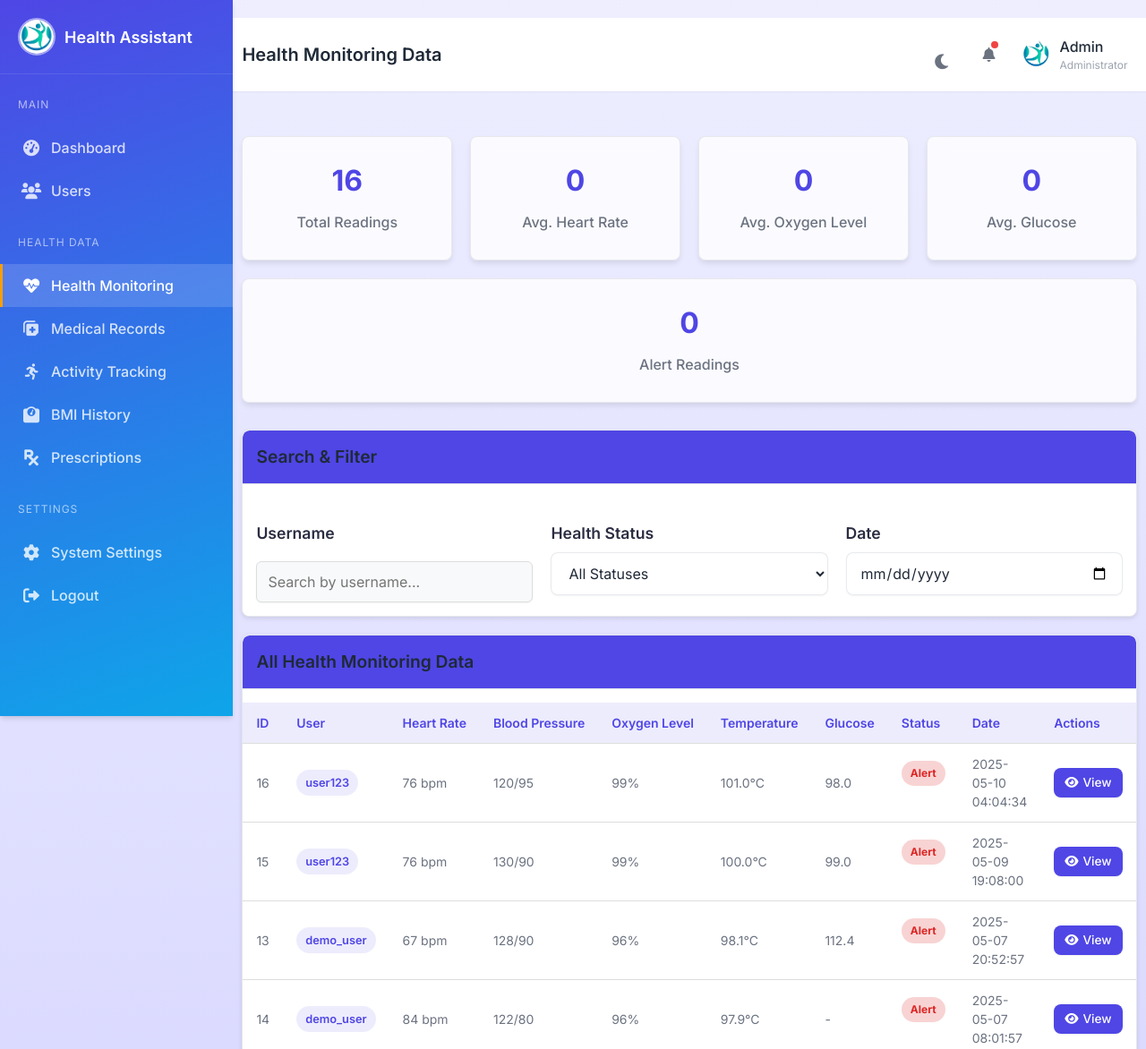
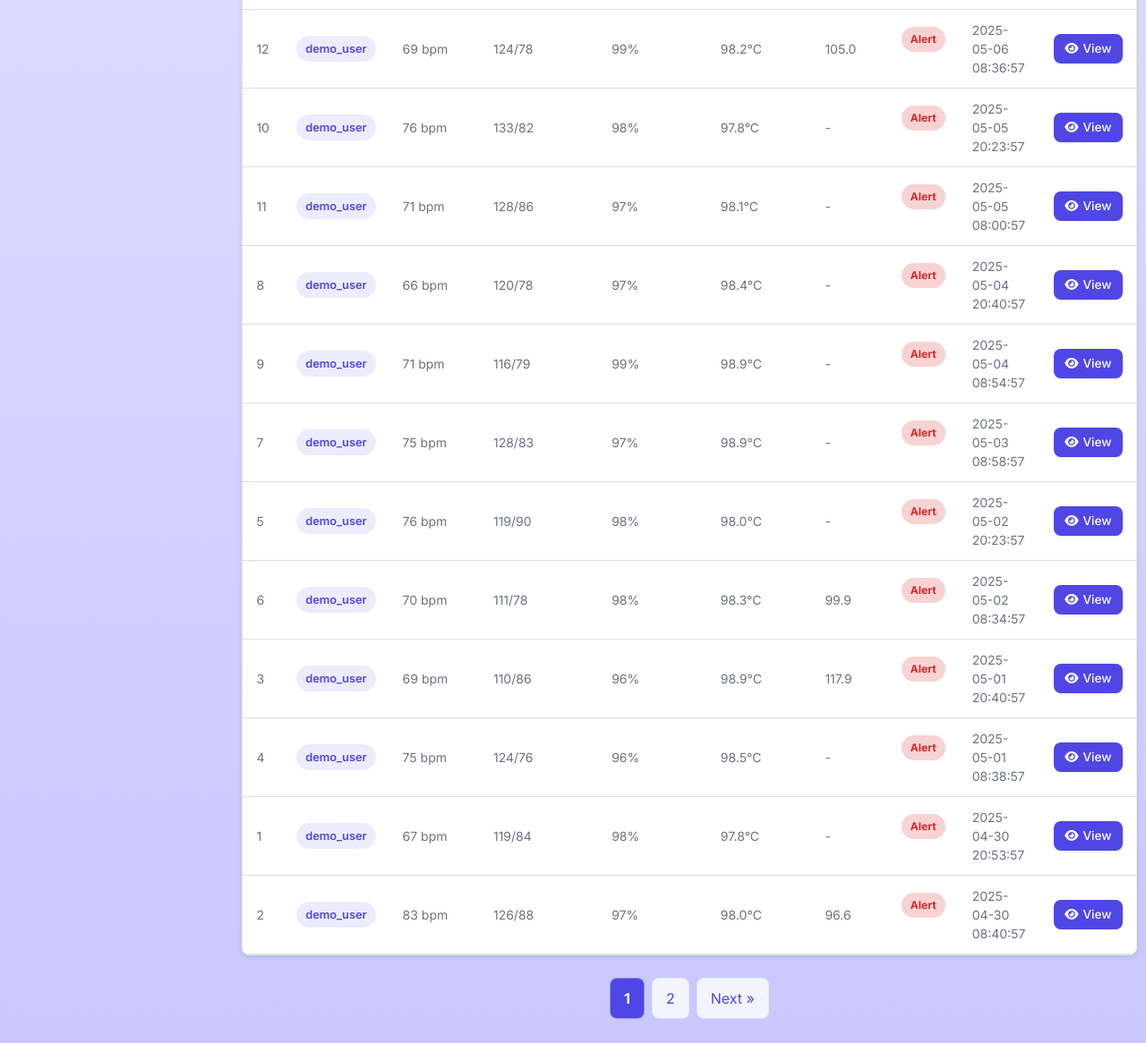
Page /health-monitoring (signed in) on the committed database (2 pictures, top to bottom).
### tables this page shows
CREATE TABLE health_monitoring (
    id INTEGER PRIMARY KEY AUTOINCREMENT,
    user_id INTEGER NOT NULL,
    heart_rate INTEGER,
    blood_pressure TEXT,  -- Stored as JSON with systolic and diastolic values
    oxygen_level INTEGER,
    body_temperature REAL,
    glucose_level REAL,
    cholesterol_level REAL,
    stress_level INTEGER,  -- Scale from 1-10
    sleep_hours REAL,
    notes TEXT,
    created_at DATETIME DEFAULT CURRENT_TIMESTAMP,
    FOREIGN KEY (user_id) REFERENCES users(id)
);

CREATE TABLE users (
    id INTEGER PRIMARY KEY AUTOINCREMENT,
    username TEXT UNIQUE NOT NULL,
    email TEXT UNIQUE NOT NULL,
    password_hash TEXT NOT NULL,
    first_name TEXT,
    last_name TEXT,
    date_of_birth DATE,
    gender TEXT,
    height REAL,  -- in cm
    weight REAL,  -- in kg
    blood_type TEXT,
    emergency_contact TEXT,
    emergency_phone TEXT,
    medical_conditions TEXT,  -- stored as JSON array
    allergies TEXT,  -- stored as JSON array
    created_at DATETIME DEFAULT CURRENT_TIMESTAMP,
    last_login DATETIME
, is_admin BOOLEAN DEFAULT 0);

### admin_direct_access.py (the view, shortened to what this page needs)
@app.route('/health-monitoring')
def health_monitoring():
    if 'admin_authenticated' not in session:
        return redirect(url_for('login'))
    health_entries = []
    try:
        conn = get_db_connection()
        if not conn:
            flash("Database connection error", "error")
            return render_template('admin_health_monitoring.html', health_entries=health_entries)
        cursor = conn.cursor()
        cursor.execute("SELECT name FROM sqlite_master WHERE type='table' AND name='health_monitoring'")
        table_exists = cursor.fetchone() is not None
        if table_exists:
            try:
                cursor.execute("""
                    SELECT hm.id, hm.user_id, u.username, hm.heart_rate, hm.blood_pressure,
                           hm.oxygen_level, hm.body_temperature, hm.glucose_level, hm.created_at
                    FROM health_monitoring hm
                    JOIN users u ON hm.user_id = u.id
                    ORDER BY hm.created_at DESC
                    LIMIT 100
                """)
                health_entries = [dict(row) for row in cursor.fetchall()]
                health_entries = process_json_fields(health_entries, {
                    'blood_pressure': {'systolic': None, 'diastolic': None}
                })
            except Exception as e:
                flash(f"Error querying health data: {str(e)}", "error")
    except Exception as e:
        flash(f"Error accessing database: {str(e)}", "error")
    finally:
        if 'conn' in locals() and conn:
            conn.close()
    return render_template('admin_health_monitoring.html', health_entries=health_entries)

### admin_direct_access.py (called while the page is built)
def process_json_fields(items, field_mappings):
    for item in items:
        for field, default_value in field_mappings.items():
            if field in item and item[field]:
                try:
                    item[field] = json.loads(item[field])
                except:
                    item[field] = default_value
    return items

def get_db_connection():
    try:
        db_path = os.path.join(os.path.dirname(os.path.abspath(__file__)), 'health.db')
        conn = sqlite3.connect(db_path)
        conn.row_factory = sqlite3.Row
        return conn
    except Exception as e:
        print(f"Database connection error: {str(e)}")
        return None

### templates/admin_health_monitoring.html (shortened to what this page needs)
{% extends "admin_layout.html" %}
{% block header_title %}Health Monitoring Data{% endblock %}
{% block content %}
<div class="stats-cards">
    <div class="stat-card">
        <div class="stat-value" id="total-entries">{{ health_entries|length }}</div>
        <div class="stat-label">Total Readings</div>
    </div>
    <div class="stat-card">
        <div class="stat-value" id="avg-heart-rate">0</div>
        <div class="stat-label">Avg. Heart Rate</div>
    </div>
    <div class="stat-card">
        <div class="stat-value" id="avg-oxygen">0</div>
        <div class="stat-label">Avg. Oxygen Level</div>
    </div>
    <div class="stat-card">
        <div class="stat-value" id="avg-glucose">0</div>
        <div class="stat-label">Avg. Glucose</div>
    </div>
    <div class="stat-card">
        <div class="stat-value" id="alert-count">0</div>
        <div class="stat-label">Alert Readings</div>
    </div>
</div>
<div class="card">
    <div class="card-header">
        <h3>Search & Filter</h3>
    </div>
    <div class="card-body">
        <div style="display: flex; flex-wrap: wrap; gap: 20px;">
            <div style="flex: 1; min-width: 200px;">
                <label for="search-user" style="display: block; margin-bottom: 8px; font-weight: 600; color: var(--text-dark);">Username</label>
                <input type="text" id="search-user" placeholder="Search by username..." class="form-control">
            </div>
            <div style="flex: 1; min-width: 200px;">
                <label for="filter-status" style="display: block; margin-bottom: 8px; font-weight: 600; color: var(--text-dark);">Health Status</label>
                <select id="filter-status" class="form-control">
                    <option value="all">All Statuses</option>
                </select>
            </div>
            <div style="flex: 1; min-width: 200px;">
                <label for="filter-date" style="display: block; margin-bottom: 8px; font-weight: 600; color: var(--text-dark);">Date</label>
                <input type="date" id="filter-date" class="form-control">
            </div>
        </div>
    </div>
</div>
<div class="card">
    <div class="card-header">
        <h3>All Health Monitoring Data</h3>
    </div>
    {% if health_entries and health_entries|length > 0 %}
    <div class="card-body" style="padding: 0;">
        <table>
            <thead>
                <tr>
                    <th style="width: 50px;">ID</th>
                    <th style="width: 120px;">User</th>
                    <th>Heart Rate</th>
                    <th>Blood Pressure</th>
                    <th>Oxygen Level</th>
                    <th>Temperature</th>
                    <th>Glucose</th>
                    <th style="width: 100px;">Status</th>
                    <th>Date</th>
                    <th style="width: 120px;">Actions</th>
                </tr>
            </thead>
            <tbody id="health-table">
                {% for entry in health_entries %}
                <tr>
                    <td>{{ entry.id }}</td>
                    <td>
                        <span class="badge badge-primary" style="background-color: var(--primary-light); color: var(--primary); padding: 5px 10px; border-radius: 20px; font-size: 0.8rem; font-weight: 600;">
                            {{ entry.username }}
                        </span>
                    </td>
                    <td>{{ entry.heart_rate if entry.heart_rate else '-' }} {% if entry.heart_rate %}bpm{% endif %}</td>
                    <td>
                        {% if entry.blood_pressure and entry.blood_pressure.systolic and entry.blood_pressure.diastolic %}
                            {{ entry.blood_pressure.systolic }}/{{ entry.blood_pressure.diastolic }}
                        {% else %}
                            -
                        {% endif %}
                    </td>
                    <td>{{ entry.oxygen_level if entry.oxygen_level else '-' }}{% if entry.oxygen_level %}%{% endif %}</td>
                    <td>{{ entry.body_temperature if entry.body_temperature else '-' }}{% if entry.body_temperature %}°C{% endif %}</td>
                    <td>{{ entry.glucose_level if entry.glucose_level else '-' }}</td>
                    <td>
                        {% set status = 'normal' %}
                        {% if entry.heart_rate and (entry.heart_rate > 100 or entry.heart_rate < 60) or
                            (entry.blood_pressure and entry.blood_pressure.systolic and entry.blood_pressure.systolic > 140) or
                            (entry.blood_pressure and entry.blood_pressure.diastolic and entry.blood_pressure.diastolic > 90) or
                            (entry.oxygen_level and entry.oxygen_level < 95) or
                            (entry.body_temperature and entry.body_temperature > 37.5) or
                            (entry.glucose_level and entry.glucose_level > 140) %}
                            {% set status = 'warning' %}
                        {% endif %}
                        {% if entry.heart_rate and (entry.heart_rate > 120 or entry.heart_rate < 50) or
                            (entry.blood_pressure and entry.blood_pressure.systolic and entry.blood_pressure.systolic > 160) or
                            (entry.blood_pressure and entry.blood_pressure.diastolic and entry.blood_pressure.diastolic > 100) or
                            (entry.oxygen_level and entry.oxygen_level < 90) or
                            (entry.body_temperature and entry.body_temperature > 38) or
                            (entry.glucose_level and entry.glucose_level > 200) %}
                            {% set status = 'alert' %}
                        {% endif %}
                        <span class="health-status {{ status }}" data-status="{{ status }}">{{ status|title }}</span>
                    </td>
                    <td>{{ entry.created_at }}</td>
                    <td>
                        <a href="{{ url_for('user_history', user_id=entry.user_id) }}" class="btn btn-primary btn-sm">
                            <i class="fas fa-eye"></i> View
                        </a>
                    </td>
                </tr>
                {% endfor %}
            </tbody>
        </table>
    </div>
    {% endif %}
</div>
{% if health_entries and health_entries|length > 0 and health_entries|length > 10 %}
<div class="pagination">
    {% set total_pages = (health_entries|length + 9) // 10 %}
    {% for p in range(1, total_pages + 1) %}
    <a href="#" class="{% if loop.first %}active{% endif %}" data-page="{{ p }}">{{ p }}</a>
    {% endfor %}
    {% if total_pages > 1 %}
    <a href="#" class="next-page">Next »</a>
    {% endif %}
</div>
{% endif %}
{% endblock %}

### static/styles.css (style rules this page uses)
:root { --primary-color: #2a9d8f; --secondary-color: #264653; --accent-color: #e9c46a; --success-color: #57cc99; --warning-color: #e76f51; --danger-color: #e63946; --text-dark: #2b2d42; --text-medium: #495057; --text-light: #6c757d; --background-main: #f5f7fa; --background-card: #ffffff; --card-shadow: 0 4px 6px rgba(0, 0, 0, 0.1); --hover-shadow: 0 10px 15px rgba(0, 0, 0, 0.15); }
body { font-family: 'Segoe UI', Tahoma, Geneva, Verdana, sans-serif; background-color: var(--background-main); margin: 0; padding: 0; color: var(--text-dark); line-height: 1.5; display: flex; flex-direction: column; align-items: center; min-height: 100vh; font-size: 1rem; }
h3 { color: var(--primary-color); font-size: 1.4em; margin-bottom: 15px; font-weight: 600; display: flex; align-items: center; }
label { font-weight: 500; display: block; margin-top: 12px; font-size: 1.1em; color: var(--text-dark); }
input[type="text"], input[type="number"], input[type="file"], input[type="time"], input[type="password"], input[type="email"], textarea { width: 100%; padding: 12px; margin-top: 10px; border-radius: 6px; border: 1px solid #ddd; background-color: #f8f9fa; font-size: 1em; box-sizing: border-box; transition: border-color 0.2s ease-in-out; }
a { color: var(--primary-color); text-decoration: none; transition: color 0.2s ease; }
* { margin: 0; padding: 0; box-sizing: border-box; font-family: "Inter", sans-serif; }
body { width: 100%; min-height: 100vh; background: linear-gradient(#EEEEFF, #C8C7FF); }
.card-header { background-color: var(--primary-color); color: white; padding: 15px 20px; position: relative; }
.card-header h3 { margin: 0; font-size: 1.2rem; font-weight: 600; display: flex; align-items: center; color: white; }
.card-body { padding: 20px; flex-grow: 1; }
.stat-label { color: var(--text-medium); font-size: 0.9rem; display: block; margin-bottom: 5px; font-weight: 500; }
.stat-value { color: var(--text-dark); font-size: 1.1rem; font-weight: 600; display: block; margin-bottom: 8px; }
.card-header, .advice-card h3, .health-card h3, .dashboard-card h3 { color: var(--primary-color); padding-bottom: 10px; margin-bottom: 15px; border-bottom: 2px solid var(--accent-color); font-weight: 600; font-size: 1.4em; }
.pagination { display: flex; gap: 10px; }

### rows in the picture
health_monitoring: id "16", username "user123", heart_rate "76", shows "bpm", blood_pressure.systolic "120", blood_pressure.diastolic "95", oxygen_level "99", body_temperature "101.0", shows "°C", glucose_level "98.0", status "Alert", created_at "2025-05-10 04:04:34"
health_monitoring: id "15", username "user123", heart_rate "76", shows "bpm", blood_pressure.systolic "130", blood_pressure.diastolic "90", oxygen_level "99", body_temperature "100.0", shows "°C", glucose_level "99.0", status "Alert", created_at "2025-05-09 19:08:00"
health_monitoring: id "13", username "demo_user", heart_rate "67", shows "bpm", blood_pressure.systolic "128", blood_pressure.diastolic "90", oxygen_level "96", body_temperature "98.1", shows "°C", glucose_level "112.4", status "Alert", created_at "2025-05-07 20:52:57"
health_monitoring: id "14", username "demo_user", heart_rate "84", shows "bpm", blood_pressure.systolic "122", blood_pressure.diastolic "80", oxygen_level "96", body_temperature "97.9", shows "°C", glucose_level "-", status "Alert", created_at "2025-05-07 08:01:57"
health_monitoring: id "12", username "demo_user", heart_rate "69", shows "bpm", blood_pressure.systolic "124", blood_pressure.diastolic "78", oxygen_level "99", body_temperature "98.2", shows "°C", glucose_level "105.0", status "Alert", created_at "2025-05-06 08:36:57"
health_monitoring: id "10", username "demo_user", heart_rate "76", shows "bpm", blood_pressure.systolic "133", blood_pressure.diastolic "82", oxygen_level "98", body_temperature "97.8", shows "°C", glucose_level "-", status "Alert", created_at "2025-05-05 20:23:57"
health_monitoring: id "11", username "demo_user", heart_rate "71", shows "bpm", blood_pressure.systolic "128", blood_pressure.diastolic "86", oxygen_level "97", body_temperature "98.1", shows "°C", glucose_level "-", status "Alert", created_at "2025-05-05 08:00:57"
health_monitoring: id "8", username "demo_user", heart_rate "66", shows "bpm", blood_pressure.systolic "120", blood_pressure.diastolic "78", oxygen_level "97", body_temperature "98.4", shows "°C", glucose_level "-", status "Alert", created_at "2025-05-04 20:40:57"
health_monitoring: id "9", username "demo_user", heart_rate "71", shows "bpm", blood_pressure.systolic "116", blood_pressure.diastolic "79", oxygen_level "99", body_temperature "98.9", shows "°C", glucose_level "-", status "Alert", created_at "2025-05-04 08:54:57"
health_monitoring: id "7", username "demo_user", heart_rate "75", shows "bpm", blood_pressure.systolic "128", blood_pressure.diastolic "83", oxygen_level "97", body_temperature "98.9", shows "°C", glucose_level "-", status "Alert", created_at "2025-05-03 08:58:57"
health_monitoring: id "5", username "demo_user", heart_rate "76", shows "bpm", blood_pressure.systolic "119", blood_pressure.diastolic "90", oxygen_level "98", body_temperature "98.0", shows "°C", glucose_level "-", status "Alert", created_at "2025-05-02 20:23:57"
health_monitoring: id "6", username "demo_user", heart_rate "70", shows "bpm", blood_pressure.systolic "111", blood_pressure.diastolic "78", oxygen_level "98", body_temperature "98.3", shows "°C", glucose_level "99.9", status "Alert", created_at "2025-05-02 08:34:57"
health_monitoring: id "3", username "demo_user", heart_rate "69", shows "bpm", blood_pressure.systolic "110", blood_pressure.diastolic "86", oxygen_level "96", body_temperature "98.9", shows "°C", glucose_level "117.9", status "Alert", created_at "2025-05-01 20:40:57"
health_monitoring: id "4", username "demo_user", heart_rate "75", shows "bpm", blood_pressure.systolic "124", blood_pressure.diastolic "76", oxygen_level "96", body_temperature "98.5", shows "°C", glucose_level "-", status "Alert", created_at "2025-05-01 08:38:57"
health_monitoring: id "1", username "demo_user", heart_rate "67", shows "bpm", blood_pressure.systolic "119", blood_pressure.diastolic "84", oxygen_level "98", body_temperature "97.8", shows "°C", glucose_level "-", status "Alert", created_at "2025-04-30 20:53:57"
health_monitoring: id "2", username "demo_user", heart_rate "83", shows "bpm", blood_pressure.systolic "126", blood_pressure.diastolic "88", oxygen_level "97", body_temperature "98.0", shows "°C", glucose_level "96.6", status "Alert", created_at "2025-04-30 08:40:57"

### other values in the picture
{{ health_entries|length }} "16"
{{ p }} "1" "2"
